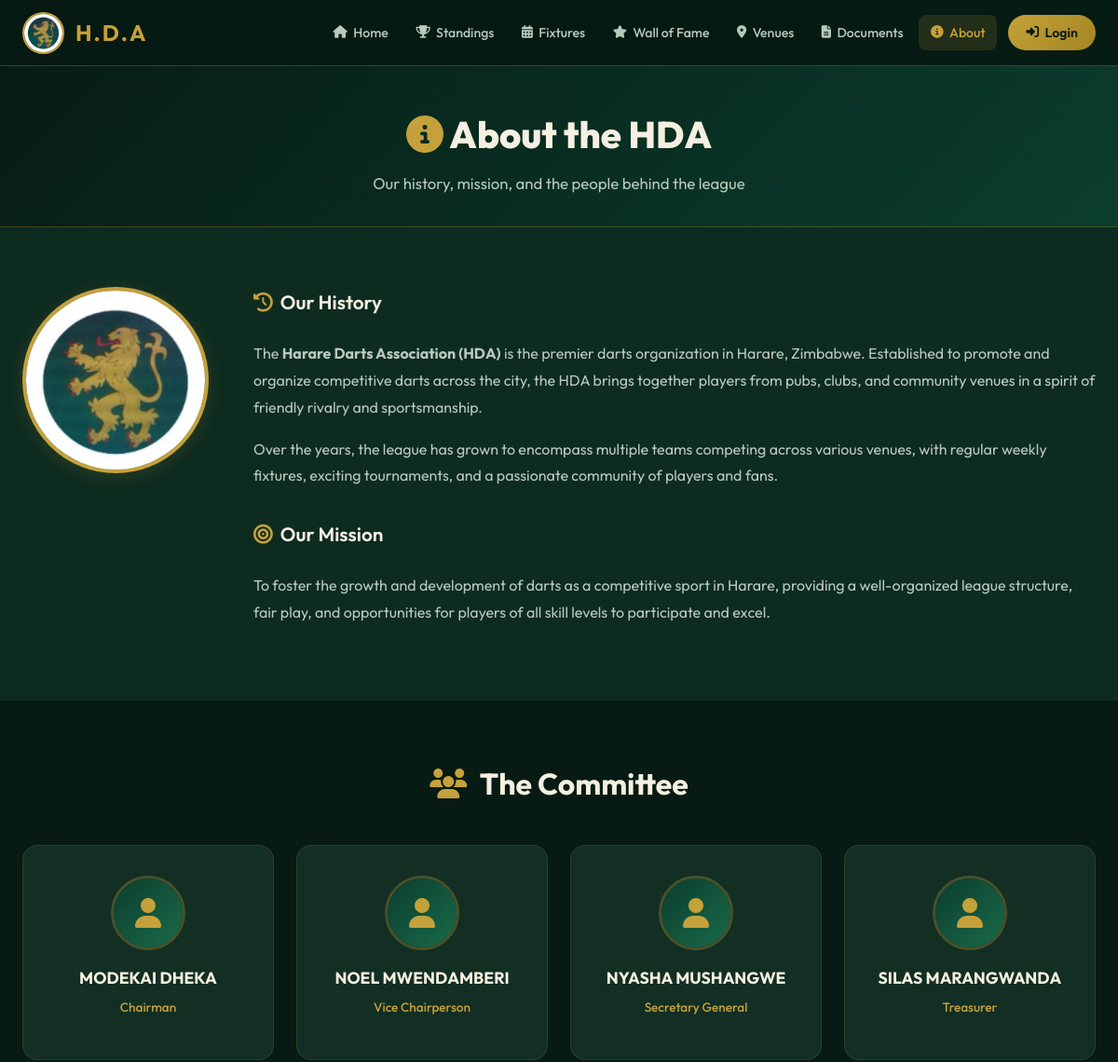
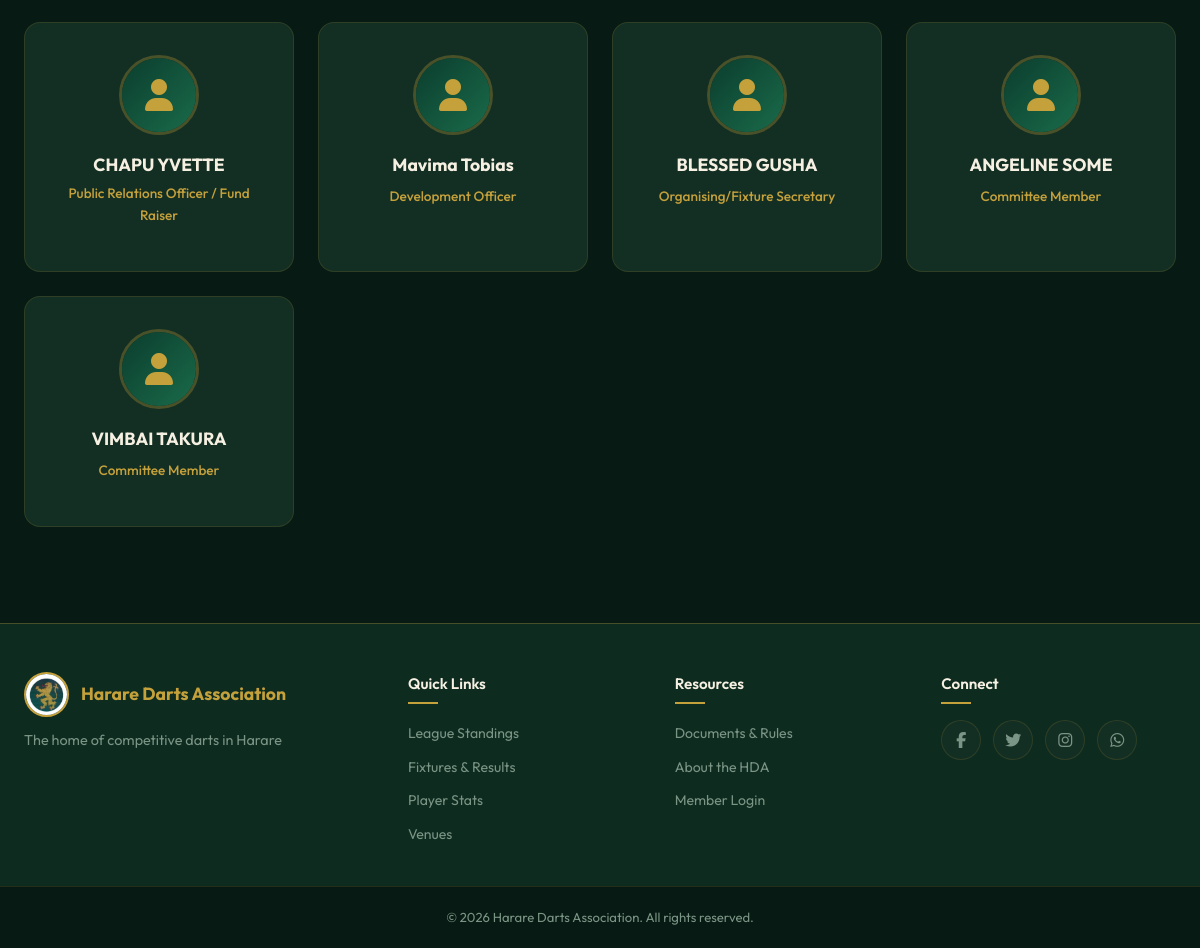
/about, run on the app's committed database (2 pictures, top to bottom).
### app/models.py (models this page shows, shortened)
class Committee(db.Model):
    __tablename__ = 'committee'
    id = db.Column(db.Integer, primary_key=True)
    name = db.Column(db.String(120), nullable=False)
    role = db.Column(db.String(120), nullable=False)
    bio = db.Column(db.Text, nullable=True)
    photo_url = db.Column(db.String(500), nullable=True)
    email = db.Column(db.String(120), nullable=True)
    phone = db.Column(db.String(50), nullable=True)
    display_order = db.Column(db.Integer, default=0)

### app/routes.py (the view)
@main_bp.route('/about')
def about():
    members = Committee.query.order_by(Committee.display_order.asc()).all()
    return render_template('about.html', members=members)

### templates/about.html (shortened to what this page needs)
{% extends 'base.html' %}
{% block content %}
<section class="page-header">
    <div class="container">
        <h1 class="page-title"><i class="fas fa-info-circle"></i> About the HDA</h1>
        <p class="page-subtitle">Our history, mission, and the people behind the league</p>
    </div>
</section>
<section class="section about-history">
    <div class="container">
        <div class="about-content">
            <div class="about-logo-large">
                <img src="{{ url_for('static', filename='images/hda_logo.png') }}" alt="HDA Logo">
            </div>
            <div class="about-text">
                <h2 class="sub-title"><i class="fas fa-history"></i> Our History</h2>
                <p>
                    The <strong>Harare Darts Association (HDA)</strong> is the premier darts organization in Harare,
                    Zimbabwe.
                    Established to promote and organize competitive darts across the city, the HDA brings together
                    players from pubs, clubs, and community venues in a spirit of friendly rivalry and sportsmanship.
                </p>
                <p>
                    Over the years, the league has grown to encompass multiple teams competing across various venues,
                    with regular weekly fixtures, exciting tournaments, and a passionate community of players and fans.
                </p>
                <h2 class="sub-title" style="margin-top: 2rem;"><i class="fas fa-bullseye"></i> Our Mission</h2>
                <p>
                    To foster the growth and development of darts as a competitive sport in Harare, providing a
                    well-organized league structure, fair play, and opportunities for players of all skill levels
                    to participate and excel.
                </p>
            </div>
        </div>
    </div>
</section>
<section class="section committee-section">
    <div class="container">
        <h2 class="section-title"><i class="fas fa-users"></i> The Committee</h2>
        {% if members %}
        <div class="committee-grid">
            {% for member in members %}
            <div class="committee-card">
                <div class="committee-avatar">
                    {% if member.photo_url %}
                    <img src="{{ member.photo_url }}" alt="{{ member.name }}">
                    {% else %}
                    <div class="avatar-placeholder">
                        <i class="fas fa-user"></i>
                    </div>
                    {% endif %}
                </div>
                <h3 class="committee-name">{{ member.name }}</h3>
                <span class="committee-role">{{ member.role }}</span>
            </div>
            {% endfor %}
        </div>
        {% else %}
        <div class="empty-state">
            <i class="fas fa-users fa-3x"></i>
            <p>Committee information will be added soon.</p>
        </div>
        {% endif %}
    </div>
</section>
{% endblock %}

### static/css/style.css (style rules this page uses)
:root { --primary-dark: #0B3D2E; --primary: #1A6B4A; --primary-light: #238C5E; --accent-gold: #C5A13B; --accent-gold-light: #DABC5E; --accent-gold-dark: #A3851F; --dark-bg: #071A13; --dark-surface: #0E2B20; --dark-card: #132E23; --dark-card-hover: #1A3D2F; --text-primary: #F5F0E1; --text-secondary: #B8C9BE; --text-muted: #7A9485; --red-accent: #D94040; --red-dark: #8B1A1A; --green-success: #2ECC71; --border-color: rgba(197, 161, 59, 0.15); --border-gold: rgba(197, 161, 59, 0.3); --glass-bg: rgba(19, 46, 35, 0.7); --glass-border: rgba(197, 161, 59, 0.12); --shadow-sm: 0 2px 8px rgba(0, 0, 0, 0.3); --shadow-md: 0 4px 20px rgba(0, 0, 0, 0.4); --shadow-lg: 0 8px 40px rgba(0, 0, 0, 0.5); --shadow-gold: 0 4px 20px rgba(197, 161, 59, 0.15); --radius-sm: 8px; --radius-md: 12px; --radius-lg: 16px; --radius-xl: 24px; --transition: all 0.3s cubic-bezier(0.4, 0, 0.2, 1); --font-primary: 'Outfit', system-ui, sans-serif; }
*, *::before, *::after { margin: 0; padding: 0; box-sizing: border-box; }
html { scroll-behavior: smooth; }
body { font-family: var(--font-primary); background: var(--dark-bg); color: var(--text-primary); line-height: 1.6; min-height: 100vh; overflow-x: hidden; }
img { max-width: 100%; height: auto; }
.container { max-width: 1200px; margin: 0 auto; padding: 0 1.5rem; }
.section { padding: 4rem 0; }
.section-title { font-size: 2rem; font-weight: 700; text-align: center; margin-bottom: 2.5rem; color: var(--text-primary); }
.section-title i { color: var(--accent-gold); margin-right: 0.5rem; }
.sub-title { font-size: 1.3rem; font-weight: 600; margin-bottom: 1.5rem; color: var(--text-primary); display: flex; align-items: center; gap: 0.5rem; }
.sub-title i { color: var(--accent-gold); }
.page-header { padding: 7rem 0 2rem; background: linear-gradient(135deg, var(--dark-bg), var(--primary-dark)); text-align: center; border-bottom: 1px solid var(--border-gold); }
.page-title { font-size: 2.5rem; font-weight: 800; margin-bottom: 0.5rem; }
.page-title i { color: var(--accent-gold); }
.page-subtitle { color: var(--text-secondary); font-size: 1.05rem; }
.about-history { background: var(--dark-surface); }
.about-content { display: flex; gap: 3rem; align-items: flex-start; }
.about-logo-large { flex-shrink: 0; }
.about-logo-large img { width: 200px; height: 200px; border-radius: 50%; border: 4px solid var(--accent-gold); box-shadow: var(--shadow-gold); }
.about-text p { color: var(--text-secondary); margin-bottom: 1rem; font-size: 1rem; line-height: 1.8; }
.committee-section { background: var(--dark-bg); }
.committee-grid { display: grid; grid-template-columns: repeat(auto-fit, minmax(250px, 1fr)); gap: 1.5rem; }
.committee-card { background: var(--dark-card); border: 1px solid var(--border-color); border-radius: var(--radius-lg); padding: 2rem; text-align: center; transition: var(--transition); }
.committee-avatar { width: 80px; height: 80px; border-radius: 50%; margin: 0 auto 1rem; overflow: hidden; border: 3px solid var(--border-gold); }
.avatar-placeholder { width: 100%; height: 100%; display: flex; align-items: center; justify-content: center; background: linear-gradient(135deg, var(--primary-dark), var(--primary)); color: var(--accent-gold); font-size: 2rem; }
.committee-name { font-size: 1.1rem; font-weight: 700; margin-bottom: 0.25rem; }
.committee-role { display: inline-block; color: var(--accent-gold); font-size: 0.85rem; font-weight: 500; margin-bottom: 0.75rem; }

### data on the page
Committee: name "MODEKAI DHEKA", role "Chairman"
Committee: name "NOEL MWENDAMBERI", role "Vice Chairperson"
Committee: name "NYASHA MUSHANGWE", role "Secretary General"
Committee: name "SILAS MARANGWANDA", role "Treasurer"
Committee: name "CHAPU YVETTE", role "Public Relations Officer / Fund Raiser"
Committee: name "Mavima Tobias", role "Development Officer"
Committee: name "BLESSED GUSHA", role "Organising/Fixture Secretary"
Committee: name "ANGELINE SOME", role "Committee Member"
Committee: name "VIMBAI TAKURA", role "Committee Member"

### other printed values
{{ now.year if now is defined else '2026' }} "2026"
